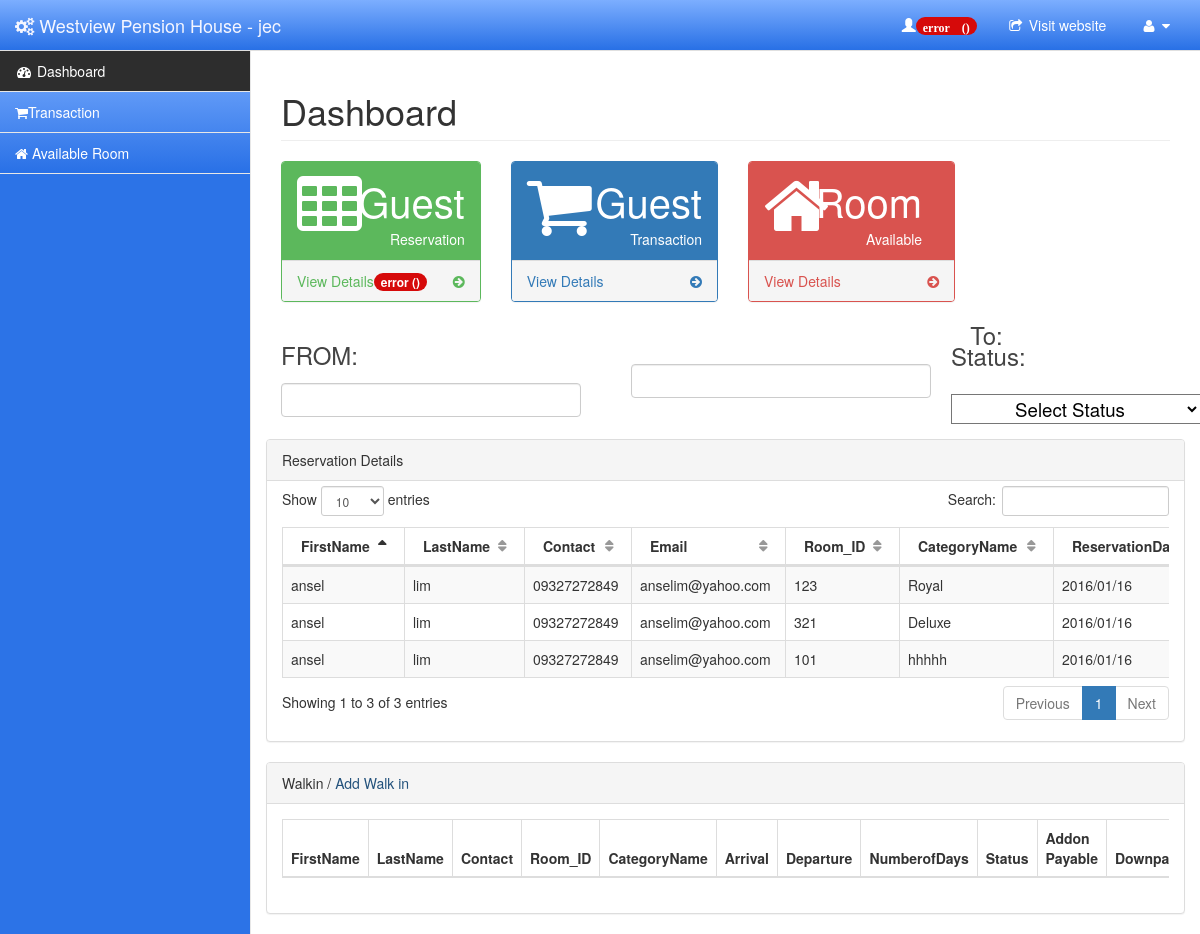
/adminpage/pages/index-staff.php (signed in), run on the app's committed database.
### tables this page shows
CREATE TABLE IF NOT EXISTS `tblusers` (
`Customer_ID` int(11) NOT NULL,
  `FirstName` varchar(20) NOT NULL,
  `LastName` varchar(20) NOT NULL,
  `Username` varchar(20) NOT NULL,
  `Password` varchar(255) NOT NULL,
  `Contact` varchar(20) NOT NULL,
  `Email` varchar(50) NOT NULL,
  `Gender` varchar(20) NOT NULL,
  `City` varchar(15) NOT NULL,
  `Country` varchar(20) NOT NULL,
  `Type` varchar(50) NOT NULL,
  `Active` varchar(255) NOT NULL,
  `Verification` int(11) NOT NULL,
  `Code` varchar(255) NOT NULL
);

CREATE TABLE IF NOT EXISTS `tblreservation` (
`Reservation_ID` int(11) NOT NULL,
  `Customer_ID` int(11) NOT NULL,
  `CategoryName` varchar(15) NOT NULL,
  `Room_ID` int(11) NOT NULL,
  `ReservationDate` date NOT NULL,
  `Arrival` date NOT NULL,
  `Departure` date NOT NULL,
  `NumberofDay` int(11) NOT NULL,
  `No_Adult` int(11) NOT NULL,
  `No_Child` int(11) NOT NULL,
  `Status` varchar(255) NOT NULL,
  `AddonPayable` int(11) NOT NULL,
  `Downpayment` int(15) NOT NULL,
  `Payable` int(15) NOT NULL,
  `Confirmation` varchar(15) NOT NULL,
  `transaction` varchar(255) DEFAULT NULL
);

CREATE TABLE IF NOT EXISTS `tblrooms` (
  `Room_ID` int(11) NOT NULL,
  `Category_ID` int(11) NOT NULL,
  `Rate` varchar(11) NOT NULL,
  `Discount` int(11) NOT NULL,
  `Description` varchar(300) NOT NULL,
  `Status` varchar(15) NOT NULL,
  `No_adult` int(11) NOT NULL,
  `No_child` int(11) NOT NULL,
  `Date_Start` date DEFAULT NULL,
  `Date_End` date DEFAULT NULL,
  `Image` varchar(200) NOT NULL
);

### adminpage/pages/index-staff.php (the view, shortened to what this page needs)
<!DOCTYPE html>
<?php
include("../../actions/session.php");
if (!isset($login_session)) {
    header("Location: ../../index.php");
} else {
    $user_check=$_SESSION['Customerid'];
    $sql = "SELECT * FROM tblusers WHERE Customer_ID = '$user_check'";
    $result = $conn->query($sql);
    $row = $result->fetch_assoc();
     $user=$row['Username'];
}
?>
<html lang="en">
<head>
    <link href="../bower_components/bootstrap/dist/css/bootstrap.min.css" rel="stylesheet">
    <link href="../bower_components/metisMenu/dist/metisMenu.min.css" rel="stylesheet">
    <link href="../bower_components/datatables-plugins/integration/bootstrap/3/dataTables.bootstrap.css" rel="stylesheet">
    <link href="../bower_components/datatables-responsive/css/dataTables.responsive.css" rel="stylesheet">
    <link href="../dist/css/sb-admin-2.css" rel="stylesheet">
  <link href="../dist/css/datepicker2.css" rel="stylesheet" type="text/css" />
    <link href="../bower_components/font-awesome/css/font-awesome.min.css" rel="stylesheet" type="text/css">
</head>
<body>
    <div style="background-color: rgb(44, 115, 231);" id="wrapper">
        <nav class="navbar navbar-default navbar-static-top" role="navigation" style="margin-bottom: 0">
            <div class="navbar-header">
                <a class="navbar-brand" href="../pages/index-staff.php"><span class="fa fa-cogs "></span> Westview Pension House - <?php echo $user; ?></a>
            </div>
            <ul class="nav navbar-top-links navbar-right">
               <li class="dropdown">
            <a href="usernotificationdetail.php" ><span class="glyphicon glyphicon-user"><span class="badge" id="user_count"></span></span></a>
                <li class="dropdown">
                    <a href="../../index.php" target="_blank">
                        <i class="fa fa-share-square-o  fa-fw"></i> Visit website
                    </a>
                </li>
                <li class="dropdown">
                    <a class="dropdown-toggle" data-toggle="dropdown" href="#">
                        <i class="fa fa-user fa-fw"></i>  <i class="fa fa-caret-down"></i>
                    </a>
                </li>
            </ul>
            <div class="navbar-default sidebar" role="navigation">
                <div class="sidebar-nav navbar-collapse">
                    <ul class="nav" id="side-menu">
                        <li>
                            <a href="../pages/index-staff.php" class="active"><i class="fa fa-dashboard fa-fw"></i> Dashboard</a>
                        </li>
                        <li>
                         <a href="../pages/transaction-staff.php" ><i class="fa fa-shopping-cart"></i>Transaction</a>
                        </li>
                        <li>
                         <a href="../room/availableroom.php" ><i class="fa fa-home"></i> Available Room</a>
                        </li>
                    </ul>
                </div>
            </div>
        </nav>
        <div id="page-wrapper">
            <div class="row">
                <div class="col-lg-12">
                    <h1 class="page-header">Dashboard</h1>
                </div>
                         <div class="col-lg-3 col-md-6">
                    <div class="panel panel-green">
                        <div class="panel-heading">
                            <div class="row">
                                <div class="col-xs-3">
                                    <i class="fa fa-table fa-5x"></i>
                                </div>
                                <div class="col-xs-9 text-right">
                                    <div class="huge">Guest</div>
                                    <div>Reservation</div>
                                </div>
                            </div>
                        </div>
                        <a href="updateread.php?unread1">
                            <div class="panel-footer">
                                <span class="badge" id="notification_count"></span>
                              <span class="pull-left">View Details</span>
                                <span class="pull-right"><i class="fa fa-arrow-circle-right"></i></span>
                            </div>
                        </a>
                    </div>
                </div>
                     <div class="row">
                <div class="col-lg-3 col-md-6">
                    <div class="panel panel-blue">
                        <div class="panel-heading">
                            <div class="row">
                                <div class="col-xs-3">
                                    <i class="fa fa-shopping-cart fa-5x"></i>
                                </div>
                                <div class="col-xs-9 text-right">
                                    <div class="huge">Guest</div>
                                    <div>Transaction</div>
                                </div>
                            </div>
                        </div>
                        <a href="#">
                            <div class="panel-footer">
                                <a href="../pages/transaction-staff.php"><span class="pull-left">View Details</span>
                                <span class="pull-right"><i class="fa fa-arrow-circle-right"></i></span></a>
                                <div class="clearfix"></div>
                            </div>
                        </a>
                    </div>
                </div>
                         <div class="col-lg-3 col-md-6">
                    <div class="panel panel-red">
                        <div class="panel-heading">
                            <div class="row">
                                <div class="col-xs-2">
                                   <i class="fa fa-home fa-5x"></i>
                                </div>
                                <div class="col-xs-9 text-right">
                                    <div class="huge">Room</div>
                                    <div>Available</div>
                                </div>
                            </div>
                        </div>
                        <a href="../room/availableroom.php">
                            <div class="panel-footer">
                                <span class="pull-left">View Details</span>
                                <span class="pull-right"><i class="fa fa-arrow-circle-right"></i></span>
                                <div class="clearfix"></div>
                            </div>
                        </a>
                    </div>
                </div>
            </div>
            </div>
                  <div class="form-group" >
                    <label  style="color:#444;"><h3><i class=" " style="color:#444;"></i> FROM:</h3></label>
                        <input style="text-align:center;background-color:#fff;color:#000;font-size:14pt;width:300px;" type="text" class=" w8em format-d-m-y highlight-days-67 range-low-today form-control" name="start" id="sd" value="" maxlength="10" readonly />
                     </div>
                 <div class="form-group" style="margin-top:-130px; margin-left:350px;">
                  <label  style="color:#444;"><h3><i class="" style="color:#444;"></i> To:</h3></label>
                  <input style="text-align:center;background-color:#fff;color:#000;font-size:14pt;width:300px;" type="text" class=" w8em format-d-m-y highlight-days-67 range-low-today form-control" name="end" id="ed" value="" maxlength="10" readonly />
                   </div>
              <div class="form-group" style="margin-top:-90px; margin-left:670px;">
                  <label  style="color:#444;"><h3 ><i class="" style="color:#444; "></i>Status: </h3></label>
                           <select style="text-align:center;background-color:#fff;color:#000;font-size:14pt; margin-top:10px; width:250px;" id="status">
                          <option value="">Select Status</option>
                        </select>
                   </div>
            <div class="row" >
                <div class="col-lg-13">
                    <div class="panel panel-default">
                        <div class="panel-heading">
                            Reservation Details
                        </div>
                        <div class="panel-body">
                            <div class="dataTable_wrapper" style="overflow: auto; margin-top:-10px;">
                               <table class="table table-striped table-bordered table-hover" id="dataTables-example" style="width:1585px;">
                                    <thead>
                                        <tr>
                                            <th>FirstName</th>
                                            <th>LastName</th>
                                            <th>Contact</th>
                                            <th>Email</th>
                                            <th>Room_ID</th>
                                            <th>CategoryName</th>
                                            <th>ReservationDate</th>
                                        </tr>
                                    </thead>
                                    <tbody id="viewresultreservationdetail" class="viewstatusdetail">
                                      <?php
                                    include('../../connection.php');
                                    $sql = "select tblreservation.Reservation_ID, tblreservation.Confirmation,tblusers.FirstName, tblusers.LastName, tblusers.Contact,tblusers.Email,
                                            tblrooms.Room_ID,tblreservation.CategoryName,tblreservation.ReservationDate,
                                            tblreservation.Arrival,tblreservation.Departure,tblreservation.Payable,tblreservation.NumberofDay,tblreservation.Status,tblreservation.AddonPayable,tblreservation.Downpayment
                                            FROM tblreservation INNER JOIN tblusers
                                            ON tblreservation.Customer_ID=tblusers.Customer_ID
                                            INNER JOIN tblrooms ON tblrooms.Room_ID=tblreservation.Room_ID
                                           ";
                                    $result = $conn->query($sql);
                                        while ($row = $result->fetch_assoc()) {
                                    $reservationdate=date_create($row['ReservationDate']);
                                    $arrival=date_create($row['Arrival']);
                                    $departure=date_create($row['Departure']);
                                            echo "<tr>
                                                <td> ".$row["FirstName"]. "</td>
                                                <td> ".$row["LastName"]. "</td>
                                                <td> ".$row["Contact"]." </td>
                                                <td> ".$row["Email"]. "</td>
                                                <td> ".$row["Room_ID"]. "</td>
                                                <td> ".$row["CategoryName"]. "</td>
                                                <td> ".date_format($reservationdate,'Y/m/d'). "</td>
                                                <td> ".date_format($arrival,'Y/m/d'). "</td>
                                                <td> ".date_format($departure,'Y/m/d'). "</td>
                                                <td> ".$row["NumberofDay"]. "</td>
                                                <td> ".$row["Status"]. "</td>
                                                <td> ".number_format($row["Payable"],2) . "</td></tr>";
                                    } mysqli_close($conn);
                                            ?>
                                    </tbody>
                                </table>
                            </div>
                    </div>
                </div>
            </div>
            </div>
            <div class="row">
                <div class="col-lg-13">
                    <div class="panel panel-default">
                        <div class="panel-heading">
                            Walkin / <a href="../room/walkin.php" style="color:#23527C;">Add Walk in </a>
                        </div>
                        <div class="panel-body">
                            <div class="dataTable_wrapper" style="overflow:auto">
                                <table class="table table-striped table-bordered table-hover" id="dataTables-example">
                                    <thead>
                                        <tr>
                                            <th>FirstName</th>
                                            <th>LastName</th>
                                            <th>Contact</th>
                                            <th>Room_ID</th>
                                            <th>CategoryName</th>
                                            <th>Arrival</th>
                                            <th>Departure</th>
                                            <th>NumberofDays</th>
                                            <th>Status</th>
                                            <th>Addon Payable</th>
                                            <th>Downpayment</th>
                                        </tr>
                                    </thead>
                                </table>
                            </div>
                    </div>
                </div>
            </div>
            </div>
    </div>
</body>
</html>

### data on the page
tblusers: Username "jec"
tblreservation: tblusers.FirstName "ansel", tblusers.LastName "lim", tblusers.Contact "09327272849", tblusers.Email "anselim@yahoo.com", Room_ID.Room_ID "123", CategoryName "Royal", ReservationDate "2016/01/16"
tblreservation: tblusers.FirstName "ansel", tblusers.LastName "lim", tblusers.Contact "09327272849", tblusers.Email "anselim@yahoo.com", Room_ID.Room_ID "321", CategoryName "Deluxe", ReservationDate "2016/01/16"
tblreservation: tblusers.FirstName "ansel", tblusers.LastName "lim", tblusers.Contact "09327272849", tblusers.Email "anselim@yahoo.com", Room_ID.Room_ID "101", CategoryName "hhhhh", ReservationDate "2016/01/16"
